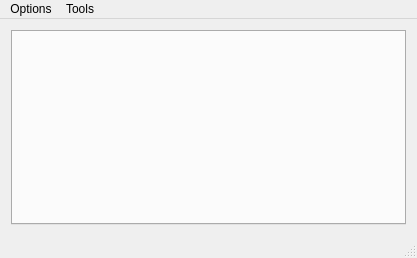
<?xml version="1.0" encoding="UTF-8"?>
<ui version="4.0">
 <class>pspudbClass</class>
 <widget class="QMainWindow" name="pspudbClass">
  <property name="geometry">
   <rect>
    <x>0</x>
    <y>0</y>
    <width>417</width>
    <height>258</height>
   </rect>
  </property>
  <property name="windowTitle">
   <string>pspudb</string>
  </property>
  <widget class="QWidget" name="centralWidget">
   <layout class="QGridLayout" name="gridLayout">
    <item row="0" column="0">
     <widget class="QTabWidget" name="tabWidget">
      <property name="currentIndex">
       <number>-1</number>
      </property>
     </widget>
    </item>
   </layout>
  </widget>
  <widget class="QMenuBar" name="menuBar">
   <property name="geometry">
    <rect>
     <x>0</x>
     <y>0</y>
     <width>417</width>
     <height>21</height>
    </rect>
   </property>
   <widget class="QMenu" name="menuTools">
    <property name="title">
     <string>Tools</string>
    </property>
    <widget class="QMenu" name="menuCompression_Tool">
     <property name="title">
      <string>Compression Tool</string>
     </property>
     <addaction name="actionConvert_ISO_CSO"/>
     <addaction name="actionConvert_ISO_7SO"/>
     <addaction name="separator"/>
     <addaction name="actionConvert_CSO_ISO"/>
     <addaction name="actionConvert_7SO_ISO"/>
    </widget>
    <addaction name="menuCompression_Tool"/>
    <addaction name="separator"/>
    <addaction name="actionRename_Tool"/>
    <addaction name="actionFixup_UMDs_entries"/>
   </widget>
   <widget class="QMenu" name="menuOptions">
    <property name="title">
     <string>Options</string>
    </property>
    <addaction name="actionGeneralSettings"/>
   </widget>
   <addaction name="menuOptions"/>
   <addaction name="menuTools"/>
  </widget>
  <widget class="QStatusBar" name="statusBar"/>
  <action name="actionUpdate">
   <property name="text">
    <string>Update</string>
   </property>
  </action>
  <action name="actionStatistics">
   <property name="text">
    <string>Statistics</string>
   </property>
  </action>
  <action name="actionAbout">
   <property name="text">
    <string>About</string>
   </property>
  </action>
  <action name="actionChange_UMD_Path">
   <property name="text">
    <string>Change UMD Path</string>
   </property>
  </action>
  <action name="actionSettings">
   <property name="text">
    <string>Settings</string>
   </property>
  </action>
  <action name="actionConfiguration">
   <property name="text">
    <string>Configuration</string>
   </property>
  </action>
  <action name="actionConvert_ISO_CSO">
   <property name="text">
    <string>Convert ISO --&gt; CSO</string>
   </property>
  </action>
  <action name="actionConvert_ISO_7SO">
   <property name="text">
    <string>Convert ISO --&gt; 7SO</string>
   </property>
  </action>
  <action name="actionConvert_CSO_ISO">
   <property name="text">
    <string>Convert CSO --&gt; ISO</string>
   </property>
  </action>
  <action name="actionConvert_7SO_ISO">
   <property name="text">
    <string>Convert 7SO --&gt; ISO</string>
   </property>
  </action>
  <action name="actionGeneralSettings">
   <property name="text">
    <string>Settings</string>
   </property>
  </action>
  <action name="actionRename_Tool">
   <property name="text">
    <string>Rename Tool</string>
   </property>
  </action>
  <action name="actionFixup_UMDs_entries">
   <property name="text">
    <string>Fixup UMDs entries</string>
   </property>
  </action>
 </widget>
 <layoutdefault spacing="6" margin="11"/>
 <resources>
  <include location="../res/pspudb.qrc"/>
 </resources>
 <connections/>
 <slots>
  <slot>updateAction()</slot>
  <slot>duplicateDialogButton()</slot>
  <slot>isoDialogButton()</slot>
  <slot>statisticsAction()</slot>
  <slot>changepathAction()</slot>
  <slot>jpcspbutton()</slot>
  <slot>configureAction()</slot>
  <slot>renameAction()</slot>
  <slot>pspemubutton()</slot>
  <slot>pcspbutton()</slot>
  <slot>cpspemubutton()</slot>
 </slots>
</ui>
